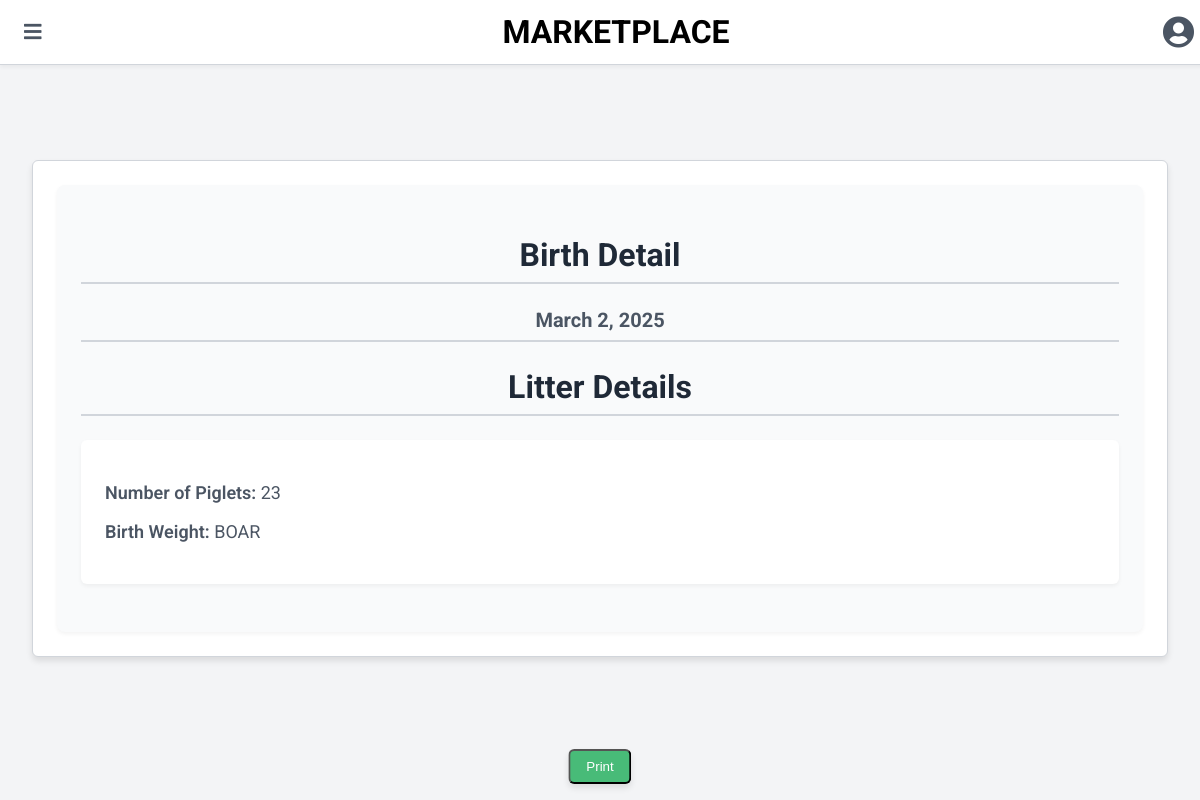
Page /birth/2/ on the committed database.
### inven/models.py (models this page shows, shortened)
class Farrowing(models.Model):
    date = models.DateField(_("Date"), auto_now=False, auto_now_add=False)
    boar_id = models.ForeignKey(
        Inven,
        on_delete=models.CASCADE,
        verbose_name=_("Boar"),
        limit_choices_to={'sex__name': 'BOAR'},  # Filter only Boars
        related_name='fallowing_as_boar'
    )
    sow_id = models.ForeignKey(
        Inven,
        on_delete=models.CASCADE,
        verbose_name=_("Sow"),
        limit_choices_to={'sex__name': 'SOW'},  # Filter only Sows
        related_name='farrowing_as_soW'
    )
    number_born = models.IntegerField(_("No. Born"))
    mortality = models.IntegerField(_("Mortality"))
    class Meta:
        verbose_name = _("Farrowing")
        verbose_name_plural = _("Farrowings")

class Litter(models.Model):
    number = models.IntegerField(_("Litter ID"))
    sex = models.ForeignKey(Sex, verbose_name=_("Sex"), on_delete=models.CASCADE)
    class Meta:
        verbose_name = _("Litter")
        verbose_name_plural = _("Litters")

### modelingdata/models.py (models this page shows)
class Sex(models.Model):
    name = models.CharField(max_length=222)
    def __str__(self):
        return self.name

### inven/views.py (the view)
# urls.py: path('birth/<int:birthdetail>/', views.farrowing_details, name='birth_details'),
def farrowing_details(request, birthdetail):
    birth = get_object_or_404(models.Farrowing, pk=birthdetail)
    litter = models.Litter.objects.filter(litter_allocation__farrowing=birth)
    context = {
        'litter': litter,
        'birth': birth
    }
    return render(request, 'First1/Litter/birthdetail.html', context)

### templates/First1/Litter/birthdetail.html (shortened to what this page needs)
{% extends "firstlabel/main.html" %}
{% block content %}
<html lang="en">
<head>
    <link href="https://cdnjs.cloudflare.com/ajax/libs/font-awesome/5.15.3/css/all.min.css" rel="stylesheet"/>
</head>
<body class="bg-gray-100 font-roboto">
    <main class="content ml-0 mt-16 p-4 transition-all duration-300">
        <div class="table-container bg-white border border-gray-300 rounded-md p-6 overflow-x-auto shadow-lg">
            <div class="litter-info">
                <h2 class="text-3xl font-bold mb-6 text-gray-800">Birth Detail</h2>
                <h2 class="text-xl mb-4 text-gray-600">{{ birth.date }}</h2>
                <h2 class="text-3xl font-bold mb-6 text-gray-800">Litter Details</h2>
                {% for litter in litter %}
                    <div class="litter-item">
                        <p class="text-lg text-gray-700"><span class="font-semibold">Number of Piglets:</span> {{ litter.number }}</p>
                        <p class="text-lg text-gray-700"><span class="font-semibold">Birth Weight:</span> {{ litter.sex }}</p>
                    </div>
                {% empty %}
                    <p class="text-lg text-red-500">No litter details found.</p>
                {% endfor %}
            </div>
        </div>
    </main>
</body>
</html>
{% endblock %}

### templates/firstlabel/main.html (style rules this page uses)
body { font-family: 'Roboto', sans-serif; background-color: #f3f4f6; margin: 0; padding: 0; }
.content { margin-left: 0; transition: margin-left 0.3s; padding: 1rem; padding-top: 5rem; }

### templates/First1/Litter/birthdetail.html (style rules this page uses)
body { font-family: 'Roboto', sans-serif; background-color: #f3f4f6; margin: 0; padding: 0; }
.content { margin-left: 0; margin-top: 4rem; padding: 1rem; transition: all 0.3s; }
.table-container { background-color: white; border: 1px solid #d1d5db; border-radius: 0.375rem; padding: 1.5rem; overflow-x: auto; box-shadow: 0 4px 6px rgba(0, 0, 0, 0.1); }
.litter-info { padding: 1.5rem; background-color: #f9fafb; border-radius: 0.5rem; box-shadow: 0 2px 4px rgba(0, 0, 0, 0.05); }
.litter-info h2 { font-size: 2rem; font-weight: bold; margin-bottom: 1.5rem; color: #1f2937; text-align: center; border-bottom: 2px solid #d1d5db; padding-bottom: 0.5rem; }
.litter-info h2.text-xl { font-size: 1.25rem; margin-bottom: 1rem; color: #4b5563; }
.litter-info .litter-item { background-color: #ffffff; padding: 1.5rem; border-radius: 0.375rem; box-shadow: 0 2px 4px rgba(0, 0, 0, 0.05); margin-bottom: 1.5rem; transition: box-shadow 0.3s, transform 0.3s; }
.litter-info .litter-item p { font-size: 1.125rem; color: #4b5563; }
.litter-info .litter-item p .font-semibold { font-weight: 600; }

### rows in the picture
Farrowing: date "March 2, 2025"
Litter: number "23", sex "BOAR"
